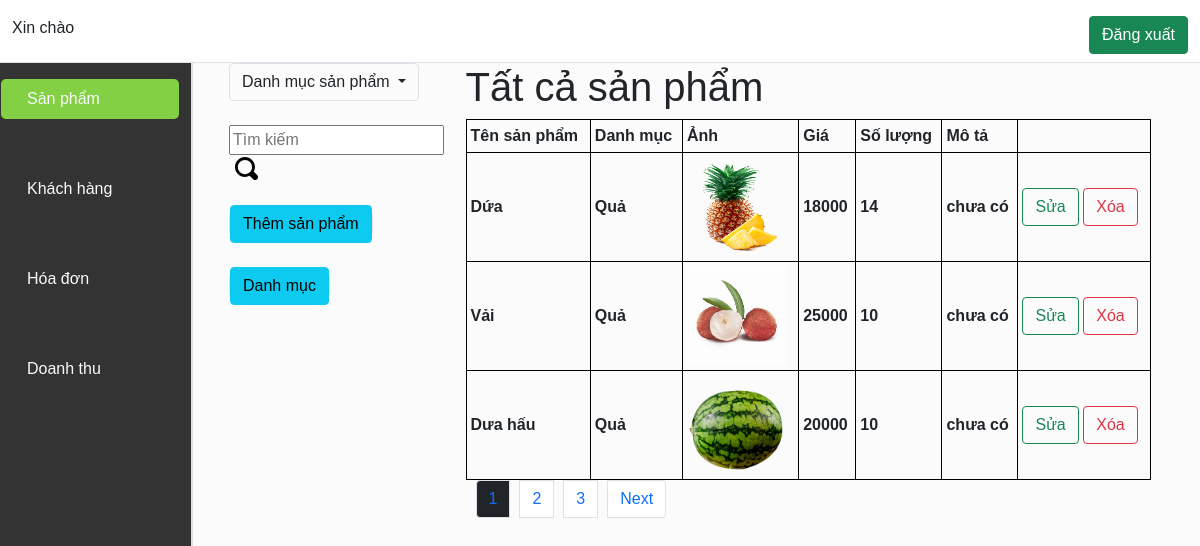
/admin/menu.php, run on the app's committed database.
### tables this page shows
CREATE TABLE `tbl_sanpham` (
  `product_id` int(11) NOT NULL,
  `category_id` int(11) NOT NULL,
  `product_image` varchar(255) NOT NULL,
  `product_name` varchar(255) NOT NULL,
  `product_price` int(11) NOT NULL,
  `detail` text NOT NULL,
  `product_quantity` int(11) NOT NULL,
  `active` int(11) NOT NULL DEFAULT 1
);

CREATE TABLE `tbl_danhmuc` (
  `category_id` int(11) NOT NULL,
  `category_name` tinytext NOT NULL,
  `active` int(11) NOT NULL DEFAULT 1
);

### include/product.php (called while the page is built, shortened)
<?php
include("product_search.php");
include("category_search.php");
$price="";
$price2="";
$sql = "SELECT * FROM tbl_sanpham WHERE active = '1'". $price . $price2 . $search_product_query . $category_product_query ." ORDER BY product_id DESC LIMIT " . $per_row . "," . $row_per_page;
$total_record = mysqli_query($conn, "SELECT * FROM tbl_sanpham WHERE active = '1'". $search_product_query . $category_product_query);
?>

### include/product_search.php (called while the page is built, shortened)
<?php
$search_product_query = "";
$search_product = "";
?>

### include/category_search.php (called while the page is built, shortened)
<?php
$category_this_id = "";
$category_product_query = "";
?>

### include/show_product_admin.php (the view, shortened to what this page needs)
<?php
require('../db/connect.php');
if (isset($_GET['page'])) {
    $page = $_GET['page'];
} else {
    $page = 1;
}
$row_per_page = 3;
$per_row = ($page - 1) * $row_per_page;
include "../include/product.php";
$result = mysqli_query($conn, $sql);
$total_record = $total_record->num_rows;
$total_page = ceil($total_record / $row_per_page);
?>
<table class="w-100">
    <tr>
        <th>Tên sản phẩm</th>
        <th>Danh mục</th>
        <th>Ảnh</th>
        <th>Giá</th>
        <th>Số lượng</th>
        <th>Mô tả</th>
    </tr>
    <?php
    while ($row = mysqli_fetch_array($result)) {
        ?>
        <tr>
            <th>
                <?php echo $row['product_name'] ?>
            </th>
            <th>
                <?php
                $category_id = $row['category_id'];
                $category_id_query = "SELECT * FROM tbl_danhmuc WHERE category_id =  $category_id AND active = 1";
                $category_id_result = mysqli_query($conn, $category_id_query);
                $this_category = mysqli_fetch_array($category_id_result);
                echo $this_category['category_name'];
                ?>
            </th>
            <th><img src="../img/product/<?php echo $row['product_image'] ?>" width="100px" height="100px" alt="image"></th>
            <th>
                <?php echo $row['product_price'] ?>
            </th>
            <th>
                <?php echo $row['product_quantity'] ?>
            </th>
            <th>
                <?php echo $row['detail'] ?>
            </th>
            <th>
                <a href="edit.php?id=<?php echo $row['product_id']?>"><button class="btn btn-outline-success">Sửa</button></a>
                <a onclick="return Del('<?php echo $row['product_name']?>')"  href="delete.php?id=<?php echo $row['product_id']?>"><button class="btn btn-outline-danger">Xóa</button></a>
            </th>
        </tr>
    <?php } ?>
</table>
<?php
include "../include/pagination.php"; ?>

### admin/menu.php (shortened to what this page needs)
<!DOCTYPE html>
<html lang="en">
<head>
    <link rel="stylesheet" href="https://stackpath.bootstrapcdn.com/bootstrap/5.0.0-alpha1/css/bootstrap.min.css"
>
</head>
<body>
    <div class="container-fluid mt-3 d-flex justify-content-between">
        <p>Xin chào
        </p>
        <a href="../front_web/signout.php"><button class="btn btn-success mb-2">Đăng xuất</button></a>
    </div>
    <div class="row" style="height: 100vh;">
        <?php
        $tab = "sanpham";
        ?>
        <div class="col-2 border pt-3" style="background-color: rgba(0, 0, 0, 0.8);">
            <ul class="nav flex-column">
                <li class="nav-item <?php
                if ($tab == "sanpham") {
                    echo "active";
                }
                ?>">
                    <a class="nav-link text-light" href="?tab=sanpham">
                        Sản phẩm
                    </a>
                </li>
                <li class="nav-item <?php
                if ($tab == "khachhang") {
                    echo "active";
                }
                ?>">
                    <a class="nav-link text-light" href="?tab=khachhang">
                        Khách hàng
                    </a>
                </li>
                <li class="nav-item <?php
                if ($tab == "hoadon") {
                    echo "active";
                }
                ?>">
                    <a class="nav-link text-light" href="?tab=hoadon">
                        Hóa đơn
                    </a>
                </li>
                <li class="nav-item <?php
                if ($tab == "doanhthu") {
                    echo "active";
                }
                ?>">
                    <a class="nav-link text-light" href="?tab=doanhthu">
                        Doanh thu
                    </a>
                </li>
            </ul>
        </div>
        <div class="col-10 border" style="background-color: rgba(50, 50, 50, 0.02);">
            <?php
            $tab = "sanpham";
            switch ($tab) {
                case 'sanpham':
                    include "./show_all_product.php";
                    break;
            }
            ?>
        </div>
    </div>
</body>
</html>

### admin/show_all_product.php (shortened to what this page needs)
<?php require('../db/connect.php'); ?>
<div class="container-fluid row">
    <div class="col-3">
        <div class="dropdown">
            <button class="btn border dropdown-toggle" type="button" data-toggle="dropdown">Danh mục sản phẩm
                <span class="caret"></span></button>
        </div><br>
        <div>
            <form method="get" action="">
                <input type="text" name="search" placeholder="Tìm kiếm">
                <button type="submit" name="submit" style="border: 0;background-color: transparent;">
                </button>
            </form>
        </div><br>
        <a href="add_product.php" target="blank" class="border" ><button class="btn btn-info">Thêm sản phẩm</button></a><br>
        <br>
        <a href="show_all_category.php" target="blank" class="border" ><button class="btn btn-info">Danh mục</button> </a>
    </div>
    <div class="col-9">
        <div class="d-flex">
            <h1>Tất cả sản phẩm</h1>
        </div>
        <?php
        include "../include/show_product_admin.php";
        ?>
    </div>
</div>

### include/pagination.php (shortened to what this page needs)
<ul class="pagination">
    <?php
    $tab_name="";
        ?>
    <?php
    for ($num_page = 1; $num_page <= $total_page; $num_page++) { ?>
        <?php if ($num_page != $page) { ?>
            <?php if ($num_page > $page - 3 && $num_page < $page + 3) {
                ?>
                <li class="page-item">
                    <a class="page-link" href="?<?php echo $tab_name;?>page= <?php echo $num_page . $category_this_id . $search_product;?>">
                        <?php echo $num_page;
                        ?>
                    </a>
                </li>
            <?php } ?>
        <?php } else { ?>
            <li class="page-item">
                <a class="page-link bg-dark">
                    <?php echo $num_page ?>
                </a>
            </li>
        <?php } ?>
    <?php } ?>
    <?php
    if ($page < $total_page) {
        $next_page = $page + 1;
        ?>
        <li class="page-item">
            <a class="page-link" href="?<?php echo $tab_name;?>page= <?php echo $next_page ?><?php include 'category_search.php' ?>">
                Next
            </a>
        </li>
    <?php } ?>
</ul>

### data on the page
tbl_sanpham: product_name "Dứa", category.category_name "Quả", product_image (picture), product_price "18000", product_quantity "14", detail "chưa có"
tbl_sanpham: product_name "Vải", category.category_name "Quả", product_image (picture), product_price "25000", product_quantity "10", detail "chưa có"
tbl_sanpham: product_name "Dưa hấu", category.category_name "Quả", product_image (picture), product_price "20000", product_quantity "10", detail "chưa có"
